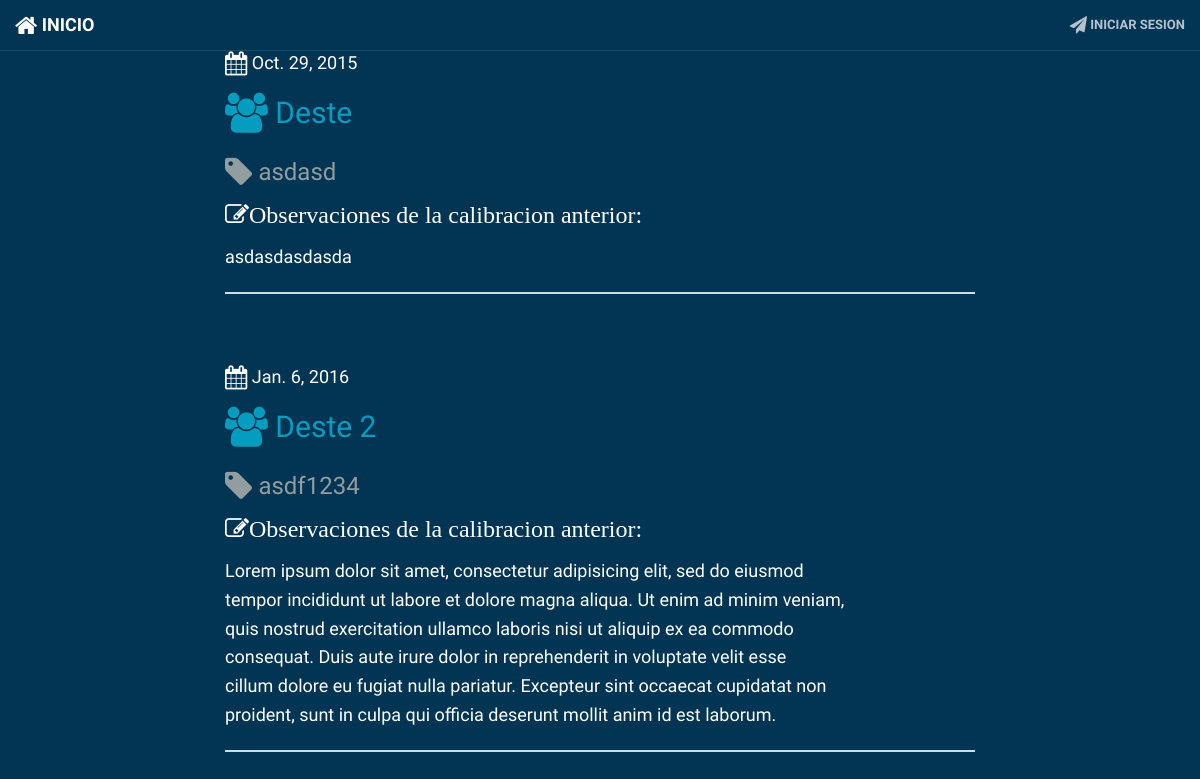
/calibration_pending/, run on an earlier commit of the app's database.
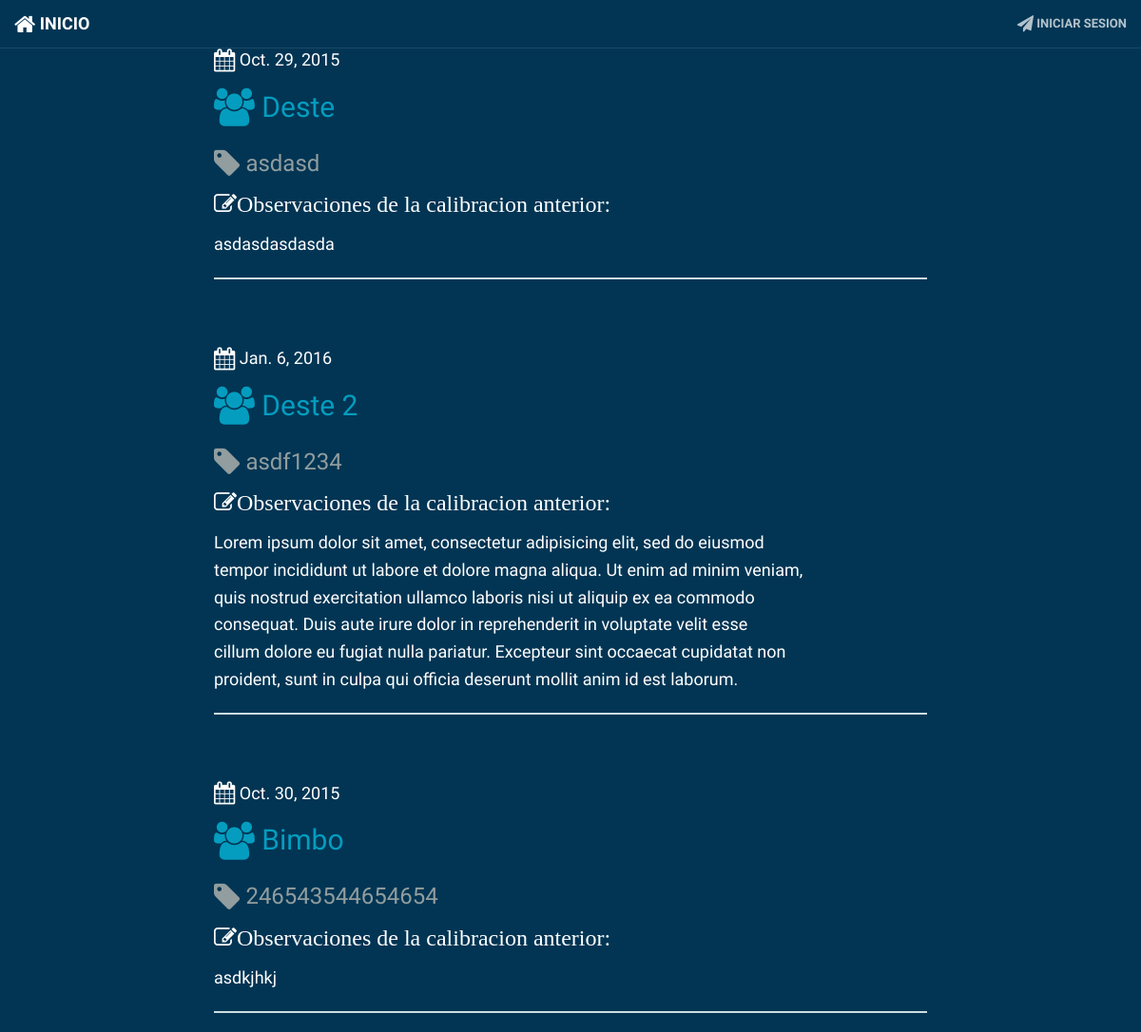
And on a later commit of the database.
### reportes/models.py (models this page shows)
class Calibracion(models.Model):
	fecha = models.DateField('Fecha', default=timezone.now)
	cliente = models.CharField('Cliente', max_length=50, null=True)
	sigCalibracion = models.DateField('Siguiente Calibracion', )
	numeroSerie = models.CharField('Numero de Serie', max_length=36)
	nombreTecnico = models.CharField('Tecnico responsable', max_length=80)
	nombreEncargado = models.CharField('Encargado del area', max_length=80)
	observaciones = models.TextField('Observaciones', blank=True, null=True)
	costo = models.DecimalField('Costo (MXN)', max_digits=5, decimal_places=2)
	class Meta:
		verbose_name = "Calibracion"
        verbose_name_plural = "Calibraciones"
	def __str__(self):
		return str(self.fecha)
		pass

### reportes/views.py (the view)
# urls.py: url(r'^calibration_pending/$', views.calibration_pending, name='calibration_pending'),
def calibration_pending(request):
    calibraciones = Calibracion.objects.filter(fecha__lte=timezone.now()).order_by('fecha')
    return render(request, 'reportes/calibration_pending.html', {'calibraciones': calibraciones})

### reportes/templates/reportes/calibration_pending.html
{% extends "reportes/base.html" %}
{% block content %}
    {% for calibracion in calibraciones %}
        <div class="reporte">
            <div class="date"><i class="fa fa-calendar fa-lg"></i>
                {{ calibracion.sigCalibracion }}
            </div>
            <h2><a href="{% url "reportes.views.calibration_detail" pk=calibracion.pk %}"><i class="fa fa-users fa-lg"></i> {{ calibracion.cliente }}</a></h2>
            <h3 class="nserie"><i class="fa fa-tag fa-lg"></i> {{ calibracion.numeroSerie }}</h3>
            <p class="observaciones"><i class="fa fa-pencil-square-o fa-lg">Observaciones de la calibracion anterior: </i>{{ calibracion.observaciones|linebreaks }}</p>
        </div>
        <hr>
    {% endfor %}
{% endblock content %}

What changed in the data, as far as the page shows it:
added Calibracion: sigCalibracion "Oct. 30, 2015", cliente "Bimbo", numeroSerie "246543544654654", observaciones "asdkjhkj"
